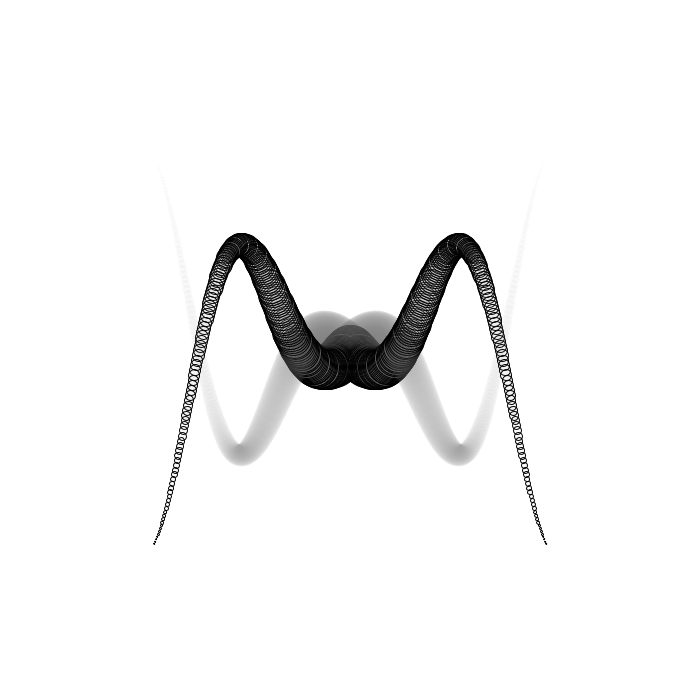
Frame 1 (no input)
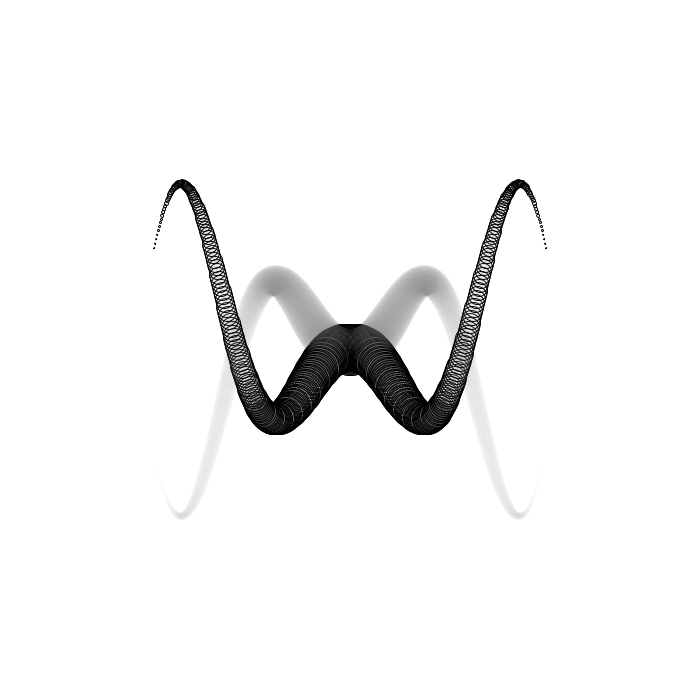
Frame 60 (the mouse pressed at the canvas centre just before this capture)
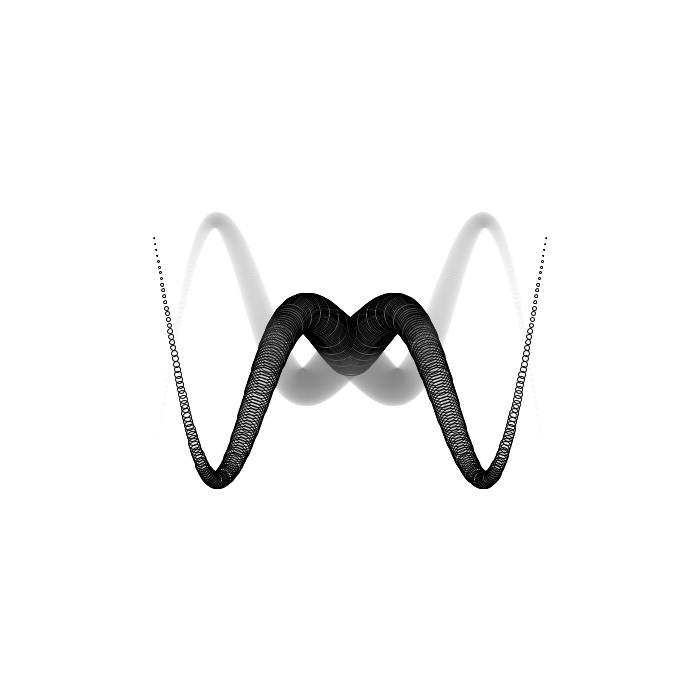
Frame 120 (the mouse held since frame 60 and released just before this capture)

The Processing sketch that drew these frames (run headless with seeded random() and noise(); from frame 60 on, the mouse is pressed at the canvas centre):

// Processing sketch: Parseltongue
// ── Parseltongue.pde
void setup() {
  size(700, 700);
  background(255);
}

int size = 200;
float x = 0;
float y = 1;

void draw() {
  background(255);
  for (int i = 0; i < size; i++) {
    //Turn on or off
    stroke(0);
    fill(100,100,100,10);
    float dimension = (size - i)/4;
    pushMatrix();
      translate(width/2 + i, height/2 + i*cos(x/32));
      ellipse(0, 0, dimension, dimension);
    popMatrix();
    pushMatrix();
      translate(width/2 - i, height/2 + i*cos(x/32));
      ellipse(0, 0, dimension, dimension);
    popMatrix();
    noStroke();
    pushMatrix();
      translate(width/2 - i, height/2 - i*cos(x/32));
      ellipse(0, 0, dimension, dimension);
    popMatrix();
    pushMatrix();
      translate(width/2 + i, height/2 - i*cos(x/32));
      ellipse(0, 0, dimension, dimension);
    popMatrix();
    x += 1;
    //y += change;
    //if (abs(y) > 30) {
    //  change = -change;
    //}
  }
  
}
